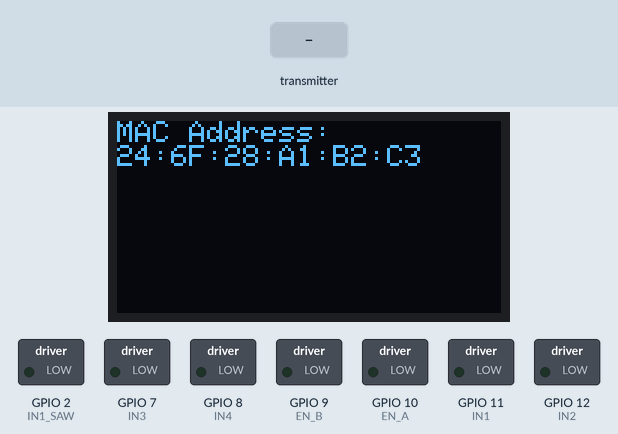
Bench run of a sketch on a simulated ESP32-S3. Parts: 128×64 one-colour display, switched loads named in the sketch (green lamp = pin HIGH). Dashed ring = blinking. The inputs (shaded band) are chosen by the test bench. The display library's start-up logo is not drawn; pins used as bus, display or sensor lines are not drawn.

Above: at 2.1 s.
5.4 s: the transmitter starts sending speed = 1024
At 6.0 s:
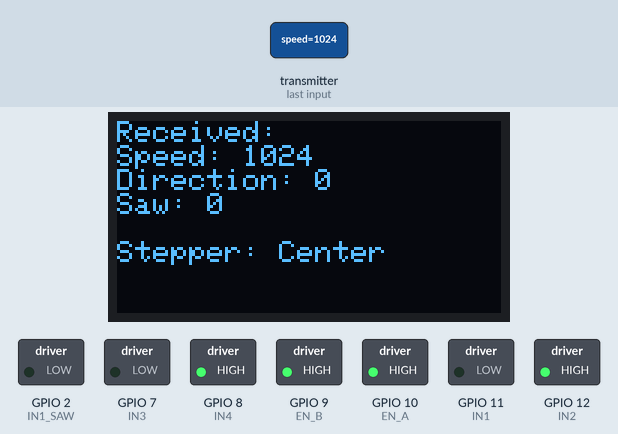
6.9 s: the transmitter starts sending direction = 1024
At 9.7 s:
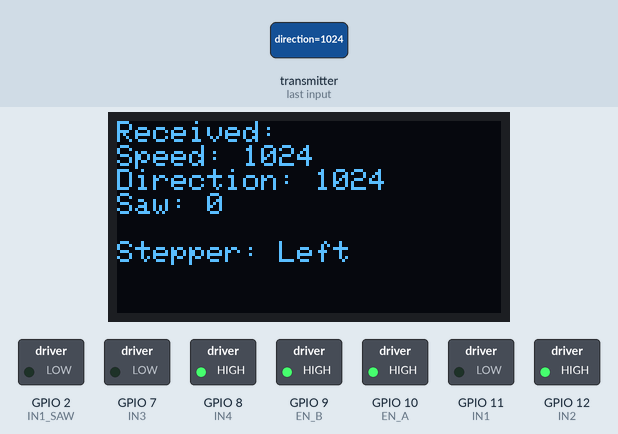
9.9 s: the transmitter starts sending direction = 0
At 10.8 s:
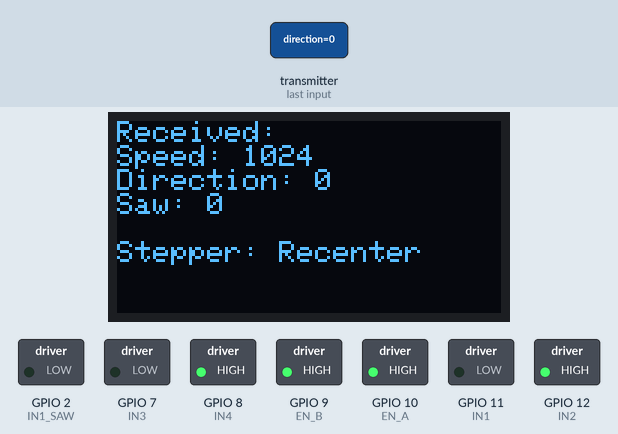
12.9 s: the transmitter starts sending speed = 0
At 13.5 s:
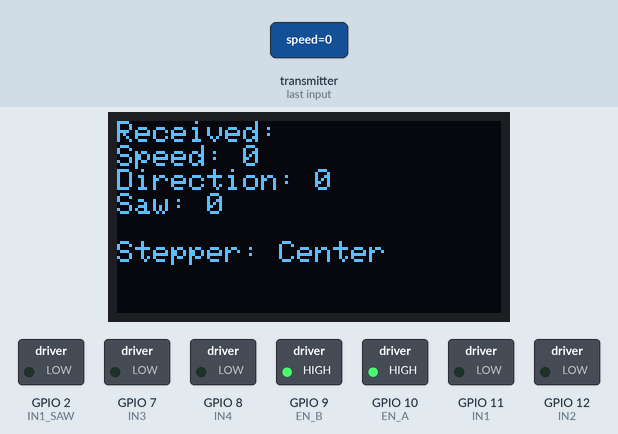
14.4 s: the transmitter starts sending direction = 2048
At 15.61 s:
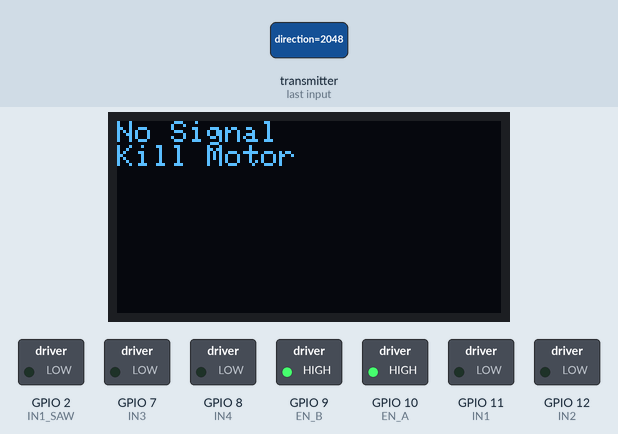
17.4 s: the transmitter starts sending speed = 2048
At 20.7 s:
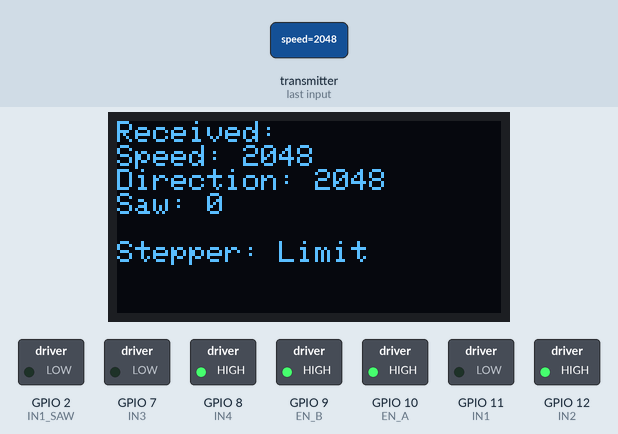
Timing chart, 0 to 21.4 s (numbered marks = the images above; inputs shaded):
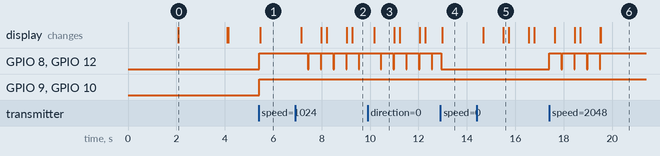

The sketch:

esp_now_receiver_sparky.ino
```cpp
#include <esp_now.h>
#include <WiFi.h>

#include <SPI.h>
#include <Wire.h>
#include <Adafruit_GFX.h>
#include <Adafruit_SSD1306.h>

#define step_in1 3
#define step_in2 4
#define step_in3 5
#define step_in4 6

int steps[4][4] = {
  {HIGH, HIGH, LOW,  LOW},
  {LOW,  HIGH, HIGH, LOW},
  {LOW,  LOW,  HIGH, HIGH},
  {HIGH, LOW,  LOW,  HIGH}
};

unsigned long currentTime;
unsigned long lastTransfer = 0;
unsigned long timeSinceLastTransfer;
const int waitTimeLimit = 500;

unsigned long lastSawButton = 0;
unsigned long timeSinceLastSawButton;
const int waitTimeSawLimit = 300;
bool sawState = 0;

int direction  = 0;
const int step_delay = 10;
const int turn_size = 5;
const int turn_limit = 10;


#define SCREEN_WIDTH 128
#define SCREEN_HEIGHT 64
#define OLED_RESET     -1
#define SCREEN_ADDRESS 0x3C

Adafruit_SSD1306 display(SCREEN_WIDTH, SCREEN_HEIGHT, &Wire, OLED_RESET);


// Motor A connections
int EN_A = 10;
int IN1 = 11;
int IN2 = 12;

// Motor B connections
int IN3 = 7;
int IN4 = 8;
int EN_B = 9;

// saw motor
int IN1_SAW = A1;
int IN2_SAW = A2;

// Define a message structure
typedef struct struct_message {
  int speed;
  int direction;
  int saw;
} struct_message;
struct_message myData;


// stepper driver function
void turnstepper(int step_num, int step_delay, int direction){

  if (direction == 1) {
    for(int j = 1; j<=step_num; j++){
      for(int i = 0; i < 4; i++) {
        digitalWrite(step_in1, steps[i][0]);
        digitalWrite(step_in2, steps[i][1]);
        digitalWrite(step_in3, steps[i][2]);
        digitalWrite(step_in4, steps[i][3]);
        delay(step_delay);
      }
    }
  }
  else if (direction == -1) {
    for(int j = 1; j<=step_num; j++){
      for(int i = 3; i >= 0; i--) {
        digitalWrite(step_in1, steps[i][0]);
        digitalWrite(step_in2, steps[i][1]);
        digitalWrite(step_in3, steps[i][2]);
        digitalWrite(step_in4, steps[i][3]);
        delay(step_delay);
      }
    }
  }

}


// Callback function executed when data is received
void OnDataRecv(const uint8_t *mac, const uint8_t *incomingData, int len) {

  // update kill time
  lastTransfer = millis();

  // copy message data to struct
  memcpy(&myData, incomingData, sizeof(myData));


  // display data
  display.clearDisplay();
  display.setCursor(0, 0);
  display.println("Received:");
  display.print("Speed: ");
  display.println(myData.speed);
  display.print("Direction: ");
  display.println(myData.direction);
  display.print("Saw: ");
  display.println(myData.saw);
  display.println();


  // motor
  if (myData.speed > 0){
    digitalWrite(IN1, LOW);
    digitalWrite(IN2, HIGH);
    digitalWrite(IN3, LOW);
    digitalWrite(IN4, HIGH);
    analogWrite(EN_A, myData.speed);
    analogWrite(EN_B, myData.speed);
  }
  else if (myData.speed < 0){
    digitalWrite(IN1, HIGH);
    digitalWrite(IN2, LOW);
    digitalWrite(IN3, HIGH);
    digitalWrite(IN4, LOW);
    analogWrite(EN_A, myData.speed);
    analogWrite(EN_B, myData.speed);
  }
  else {
    digitalWrite(IN1, LOW);
    digitalWrite(IN2, LOW);
    digitalWrite(IN3, LOW);
    digitalWrite(IN4, LOW);
  }


  // direction
  if (myData.direction > 0){ // Turn Left
    if (direction > -turn_limit){
      turnstepper(turn_size, step_delay, -1);
      direction = direction - 1;
      display.println("Stepper: Left");
    }
    else{
      display.println("Stepper: Limit");
    }
  }
  else if (myData.direction < 0){ // Turn Right
    if (direction < turn_limit){
      turnstepper(turn_size, step_delay, 1);
      direction = direction + 1;
      display.println("Stepper: Right");
    }
    else{
      display.println("Stepper: Limit");
    }
  }
  else { // center turn
    if (direction < 0){
      turnstepper(turn_size, step_delay, 1);
      direction = direction + 1;
      display.println("Stepper: Recenter");
    }
    else if (direction > 0){
      turnstepper(turn_size, step_delay, -1);
      direction = direction - 1;
      display.println("Stepper: Recenter");
    }
    else {
      display.println("Stepper: Center");
    }
  }

  // saw
  if (myData.saw) {

    currentTime = millis();
    timeSinceLastSawButton = currentTime - lastSawButton;

    if (timeSinceLastSawButton >= waitTimeSawLimit){

      if (sawState){
        // turn off saw
        sawState = 0;
        digitalWrite(IN1_SAW, LOW);
        digitalWrite(IN2_SAW, LOW);
      }
      else {
        // turn on saw
        sawState = 1;
        digitalWrite(IN1_SAW, LOW);
        digitalWrite(IN2_SAW, HIGH);
      }

      lastSawButton = millis();
    }
  }

  display.display();
}


void setup() {

  // Set ESP32 as a Wi-Fi Station
  WiFi.mode(WIFI_STA);

  // init display
  if(!display.begin(SSD1306_SWITCHCAPVCC, SCREEN_ADDRESS)) {
    for(;;);
  }
  display.display();  // Adafruit logo
  delay(2000);
  display.setTextSize(1);
  display.setTextColor(SSD1306_WHITE);

  // show MAC
  display.clearDisplay();
  display.setCursor(0, 0);
  display.println("MAC Address:");
  display.println(WiFi.macAddress());
  display.display();
  delay(2000);

  // Initilize ESP-NOW
  if (esp_now_init() != ESP_OK) {
    display.println("Error initializing ESP-NOW");
    display.display();
    return;
  }

  // Register callback function
  esp_now_register_recv_cb(OnDataRecv);

  // Ready for data
  display.println();
  display.println("Waiting for data...");
  display.display();

	// Set all the motor control pins to outputs
	pinMode(EN_A, OUTPUT);
	pinMode(EN_B, OUTPUT);
	pinMode(IN1, OUTPUT);
	pinMode(IN2, OUTPUT);
	pinMode(IN3, OUTPUT);
	pinMode(IN4, OUTPUT);
  pinMode(IN1_SAW, OUTPUT);
  pinMode(IN2_SAW, OUTPUT);


	// Turn off motors - Initial state
	digitalWrite(IN1, LOW);
	digitalWrite(IN2, LOW);
	digitalWrite(IN3, LOW);
	digitalWrite(IN4, LOW);
	digitalWrite(IN1_SAW, LOW);
	digitalWrite(IN2_SAW, LOW);

  // init stepper
  pinMode(step_in1, OUTPUT);
  pinMode(step_in2, OUTPUT);
  pinMode(step_in3, OUTPUT);
  pinMode(step_in4, OUTPUT);
}

void loop() {

  // check kill
  currentTime = millis();
  timeSinceLastTransfer = currentTime - lastTransfer;
  if (timeSinceLastTransfer >= waitTimeLimit){

    // Turn off motors
    digitalWrite(IN1, LOW);
    digitalWrite(IN2, LOW);
    digitalWrite(IN3, LOW);
    digitalWrite(IN4, LOW);
    digitalWrite(IN1_SAW, LOW);
    digitalWrite(IN2_SAW, LOW);

    // display data
    display.clearDisplay();
    display.setCursor(0, 0);
    display.println("No Signal");
    display.println("Kill Motor");
    display.display();

  }
}
```

Measured:
- after the input at 5.4 s, GPIO 8 (IN4), GPIO 9 (EN_B), GPIO 10 (EN_A), GPIO 12 (IN2): LOW → HIGH at once; the display: changes after 0.06 s (image 1)
- after the input at 6.9 s, GPIO 8 (IN4), GPIO 12 (IN2): alternates HIGH for 0.50 s and LOW for 0.03 s, starting after 0.53 s; the display: changes after 0.26 s (image 2)
- after the input at 9.9 s, the display: changes after 0.27 s (image 3)
- after the input at 14.4 s, the display: first changes after 0.27 s (image 5 shows a later state)
- after the input at 17.4 s, GPIO 8 (IN4), GPIO 12 (IN2): alternates HIGH for 0.50 s and LOW for 0.03 s, 9 changes in all, then stays HIGH, starting at once
- what the display in image 0 shows lasts 2.0 s, from 2.1 s to 4.1 s
- what the display in image 3 shows lasts 0.8 s, from 10.2 s to 11.0 s
